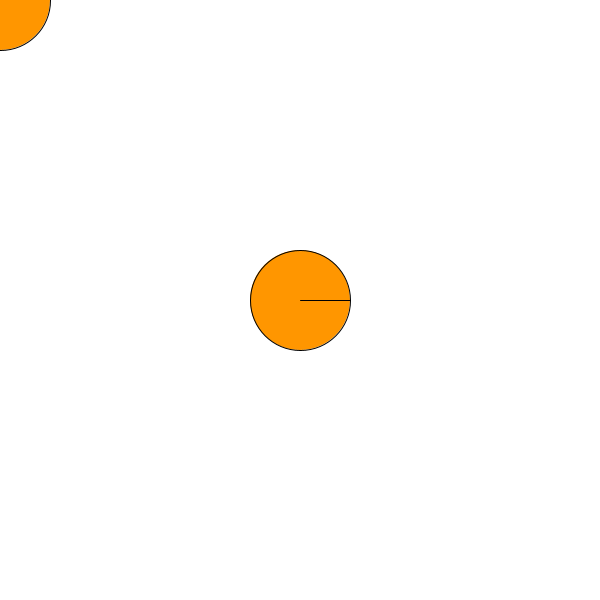
Frame 1 (no input)
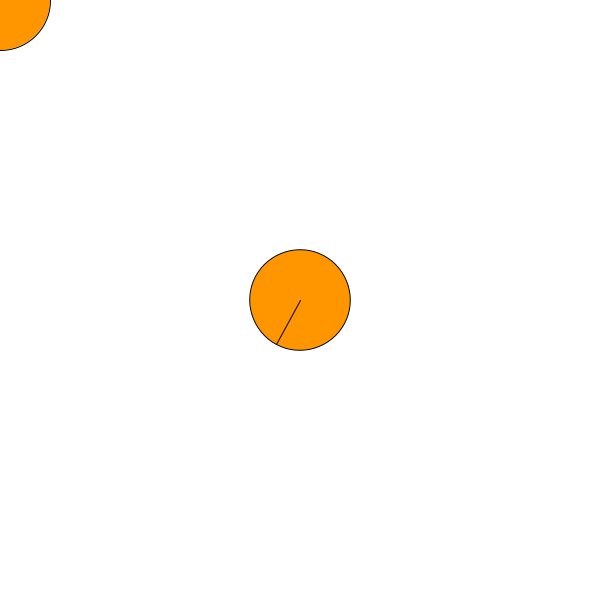
Frame 60 (the mouse pressed at the canvas centre just before this capture)
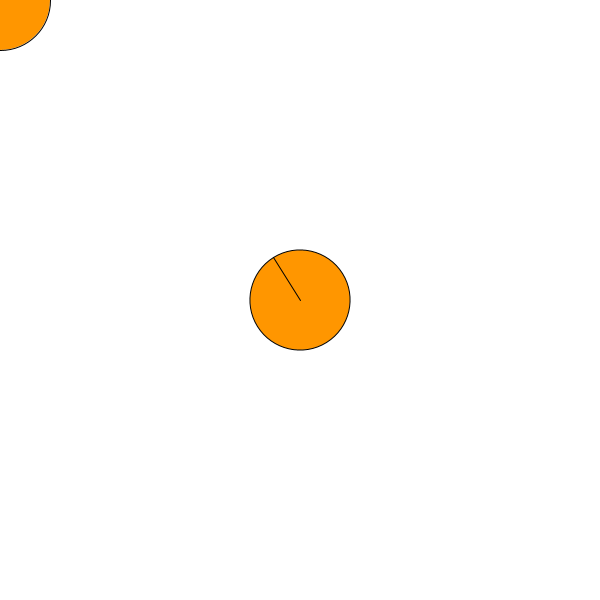
Frame 120 (the mouse held since frame 60 and released just before this capture)

The Processing sketch that drew these frames (run headless with seeded random() and noise(); from frame 60 on, the mouse is pressed at the canvas centre):

// Processing sketch: Interaction07
// ── Interaction07.pde
/*
These lessons are based, copied and sometimes modified from the following repos:
visiophone/LSI
jeffThompson/ProcessingTeachingSketches

Using pushMatrix() and popMatrix(), we can temporarily change
the coordinate system, letting us move the origin (0,0) point.

This is useful for drawing shapes onscreen at their x,y coordinates
and only think in terms of relative position onscreen.
*/

float angle = 0;      // angle of rotation (note: in radians)

void setup() 
{
  size(600,600);
}

void draw() 
{
  background(255);
  
  // fill/stroke for circle
  fill(255,150,0);
  stroke(0);
  
  // move coordinate system!
  pushMatrix();                  // go into "local" mode
  translate(width/2, height/2);  // move to center of window
  rotate(angle);                 // rotate
  ellipse(0,0, 100,100);         // note: center of screen is now 0,0!
  line(0,0, 50,0);               // draw a line so we can see rotation
  popMatrix();                   // exit "local" mode
  
  // 0,0 is now the top left again!
  ellipse(0,0, 100,100);
  
  // update rotation angle
  angle += radians(2);           // convert degrees (0-360) to radians (0-TWO_PI)
}
  
  
  
  
  
  
  
  
  
  
  
